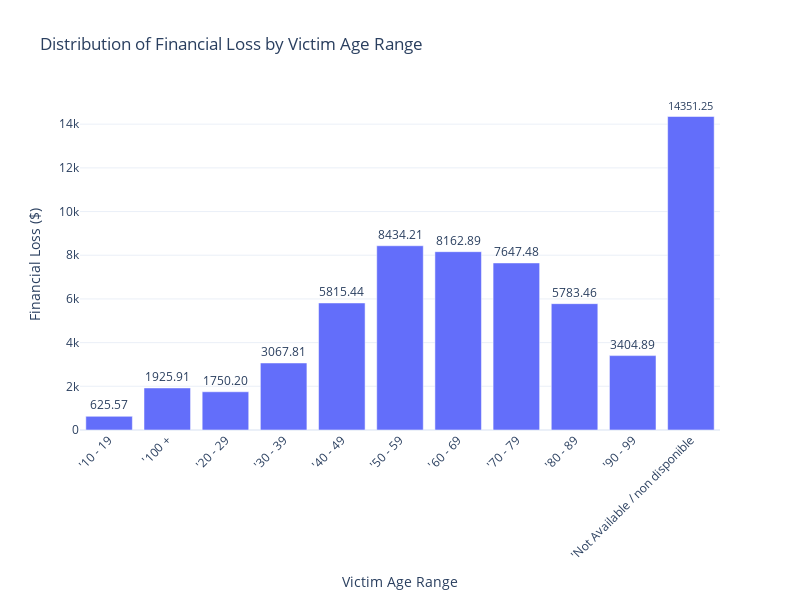

Here is the notebook cell this chart was saved with:
### Code cell
import plotly.express as px

fig = px.bar(
    filtered_age_range,
    x='Victim_Age_Range',
    y='Dollar_Loss',
    title='Distribution of Financial Loss by Victim Age Range',
    labels={'Victim_Age_Range': 'Victim Age Range', 'Dollar_Loss': 'Financial Loss ($)'},
    text='Dollar_Loss'  
)


fig.update_traces(texttemplate='%{text:.2f}', textposition='outside')  
fig.update_layout(
    xaxis_title='Victim Age Range',
    yaxis_title='Financial Loss ($)',
    xaxis_tickangle=-45,  
    template='plotly_white' 
)
fig.update_layout(
    width=800,  # Set the width of the plot
    height=600,  # Set the height of the plot
    
)


fig.show()

### Figure 1 — Plotly figure (JSON) as saved in the notebook; plotly's stock layout.template omitted (floating-point values rounded to 4 significant figures)
{"data": [{"alignmentgroup": "True", "hovertemplate": "Victim Age Range=%{x}<br>Financial Loss ($)=%{text}<extra></extra>", "legendgroup": "", "marker": {"color": "#636efa", "pattern": {"shape": ""}}, "name": "", "offsetgroup": "", "orientation": "v", "showlegend": false, "text": [625.6, 1926.0, 1750.0, 3068.0, 5815.0, 8434.0, 8163.0, 7647.0, 5783.0, 3405.0, 14350.0], "textposition": "outside", "texttemplate": "%{text:.2f}", "type": "bar", "x": ["'10 - 19", "'100 +", "'20 - 29", "'30 - 39", "'40 - 49", "'50 - 59", "'60 - 69", "'70 - 79", "'80 - 89", "'90 - 99", "'Not Available / non disponible"], "xaxis": "x", "y": [625.6, 1926.0, 1750.0, 3068.0, 5815.0, 8434.0, 8163.0, 7647.0, 5783.0, 3405.0, 14350.0], "yaxis": "y"}], "layout": {"barmode": "relative", "height": 600, "legend": {"tracegroupgap": 0}, "title": {"text": "Distribution of Financial Loss by Victim Age Range"}, "width": 800, "xaxis": {"anchor": "y", "autorange": true, "domain": [0, 1], "range": [-0.5, 10.5], "tickangle": -45, "title": {"text": "Victim Age Range"}, "type": "category"}, "yaxis": {"anchor": "x", "autorange": true, "domain": [0, 1], "range": [0, 15110.0], "title": {"text": "Financial Loss ($)"}, "type": "linear"}}}
